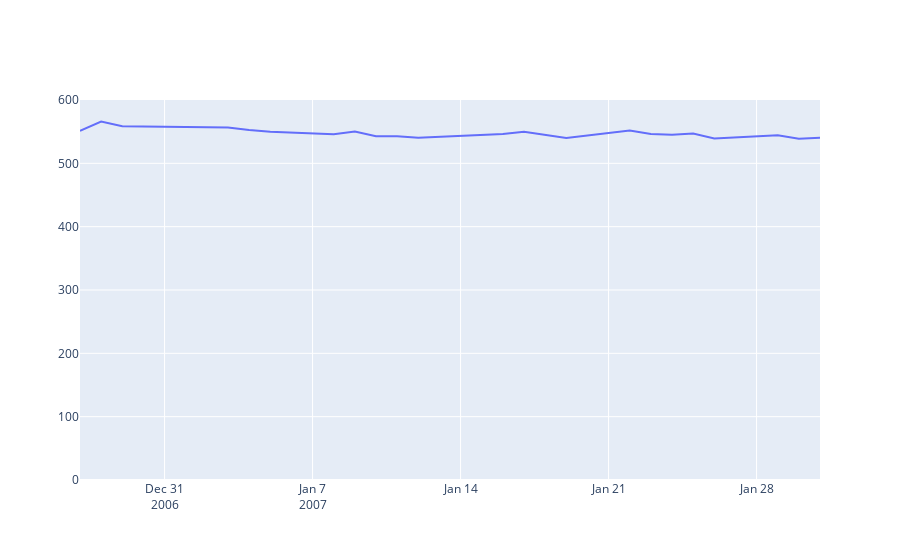

The code cell stored with this chart in its notebook:
### Markdown cell above
Ok, now let's set the starting range at 0.

### Code cell
layout = go.Layout(yaxis = {'range': [0, 600]})
selected_date = selected_citigroup.index
selected_open_price = selected_citigroup['Open']
go.Figure(data = [go.Scatter(x = selected_date, y = selected_open_price)], layout = layout)

### Figure 1 — Plotly figure (JSON) as saved in the notebook; plotly's stock layout.template omitted (floating-point values rounded to 4 significant figures)
{"data": [{"type": "scatter", "x": ["2006-12-27T00:00:00", "2006-12-28T00:00:00", "2006-12-29T00:00:00", "2007-01-03T00:00:00", "2007-01-04T00:00:00", "2007-01-05T00:00:00", "2007-01-08T00:00:00", "2007-01-09T00:00:00", "2007-01-10T00:00:00", "2007-01-11T00:00:00", "2007-01-12T00:00:00", "2007-01-16T00:00:00", "2007-01-17T00:00:00", "2007-01-18T00:00:00", "2007-01-19T00:00:00", "2007-01-22T00:00:00", "2007-01-23T00:00:00", "2007-01-24T00:00:00", "2007-01-25T00:00:00", "2007-01-26T00:00:00", "2007-01-29T00:00:00", "2007-01-30T00:00:00", "2007-01-31T00:00:00"], "y": [551.2, 566, 558.5, 556.6, 552.5, 550, 546, 550.1, 542.7, 542.7, 540.2, 546.3, 550, 545, 540, 551.7, 546.5, 545, 547, 539.3, 544.5, 539, 540.3]}], "layout": {"autosize": true, "xaxis": {"autorange": true, "range": ["2006-12-27", "2007-01-31"], "type": "date"}, "yaxis": {"range": [0, 600], "type": "linear"}}}
